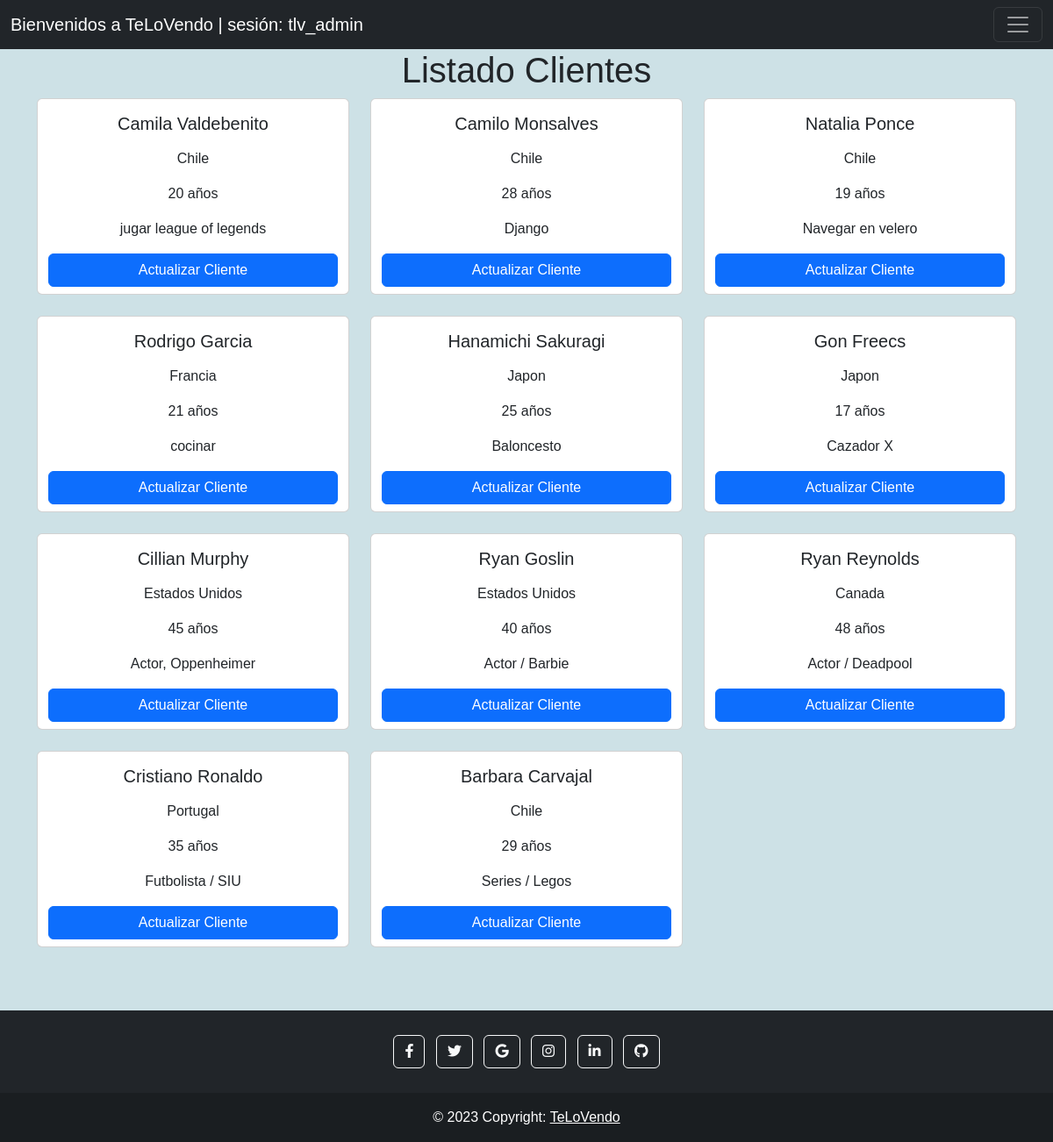
Page /landing/cliente/ (signed in) on the committed database.
### TLV_App/models.py (models this page shows, shortened)
class Usuario(models.Model):
    nombre = models.CharField(max_length=100)
    apellido = models.CharField(max_length=100)
    pais = models.CharField(max_length=50)
    edad = models.IntegerField()
    hobby = models.TextField()
    autor = models.ForeignKey(User, on_delete=models.CASCADE, null=True)

### TLV_App/views.py (the view)
# urls.py: path('cliente/', views.vista_2, name='cliente'),
def vista_2(request):
    contexto_clientes = {
        'clientes' : Usuario.objects.all(),
    }
    return render(request, 'cliente.html', contexto_clientes)

### TLV_App/templates/cliente.html (shortened to what this page needs)
{% extends 'base.html' %}
{% load static %}
{% block listado_clientes %}
<div class="container text-center">
    <h1 class="h1-listado">Listado Clientes</h1>
    <div class="row row-cols-1 row-cols-md-3 d-flex">
        {% for cliente in clientes %}
        <div class="col mb-4 d-flex">
            <div class="card flex-fill">
                <div class="card-body">
                    <h5 class="card-title">{{cliente.nombre}} {{cliente.apellido}}</h5>
                    <p class="card-text">{{cliente.pais}}</p>
                    <p class="card-text">{{cliente.edad}} años</p>
                    <p class="card-text">{{cliente.hobby}}</p>
                </div>
                <div class="container align-content-center">
                    <a class="btn btn-primary w-100 mb-2"
                        href="{% url 'cliente-update' pk=cliente.id%}">Actualizar
                        Cliente</a>
                </div>
            </div>
        </div>
        {% if forloop.counter|divisibleby:3 and not forloop.last %}
    </div><div class="row row-cols-1 row-cols-md-3 d-flex">
        {% endif %}
        {% endfor %}
    </div>
</div>
{% endblock %}
{% block footer %}
<footer id="footer-landing" class="bg-dark text-center text-white">
    <div class="container p-4 pb-0">
        <section class="mb-4">
            <a class="btn btn-outline-light btn-floating m-1"
                href="#!"
                role="button"><i class="fab fa-facebook-f"></i></a>
            <a class="btn btn-outline-light btn-floating m-1"
                href="#!"
                role="button"><i class="fab fa-twitter"></i></a>
            <a class="btn btn-outline-light btn-floating m-1"
                href="#!"
                role="button"><i class="fab fa-google"></i></a>
            <a class="btn btn-outline-light btn-floating m-1"
                href="#!"
                role="button"><i class="fab fa-instagram"></i></a>
            <a class="btn btn-outline-light btn-floating m-1"
                href="#!"
                role="button"><i class="fab fa-linkedin-in"></i></a>
            <a class="btn btn-outline-light btn-floating m-1"
                href="#!"
                role="button"><i class="fab fa-github"></i></a>
        </section>
    </div>
    <div class="text-center p-3"
        style="background-color: rgba(0, 0, 0, 0.2);">
        © 2023 Copyright:
        <a class="text-white" href="#">TeLoVendo</a>
    </div>
</footer>
{% endblock %}

### TLV_App/templates/base.html (shortened to what this page needs)
{% load static %}
<!DOCTYPE html>
<html lang="en">
    <head>
        <link
            href="https://cdn.jsdelivr.net/npm/bootstrap@5.3.0/dist/css/bootstrap.min.css"
            rel="stylesheet"
>
        <link rel="stylesheet"
            href="https://cdn.jsdelivr.net/npm/bootstrap-icons@1.10.5/font/bootstrap-icons.css">
        <link rel="stylesheet" href="https://cdnjs.cloudflare.com/ajax/libs/font-awesome/5.7.1/css/all.min.css" />
        <link rel="stylesheet" href="https://cdnjs.cloudflare.com/ajax/libs/font-awesome/6.4.0/css/all.min.css" />
        <link rel="stylesheet" type="text/css" href="{% static 'TLV_App/landing.css' %}">
    </head>
<body>
    <nav class="navbar navbar-dark bg-dark static-top">
        <div class="container-fluid">
            <a class="navbar-brand" href="{% url 'home' %}">Bienvenidos a TeLoVendo | sesión: {{user.username}}</a>
            <button class="navbar-toggler" type="button"
                data-bs-toggle="offcanvas"
                data-bs-target="#offcanvasDarkNavbar"
                aria-controls="offcanvasDarkNavbar"
                aria-label="Toggle navigation">
                <span class="navbar-toggler-icon"></span>
            </button>
        </div>
    </nav>
    {% block listado_clientes %} {% endblock %}
    {% block footer %} {% endblock %}
</body>
</html>

### TLV_App/static/TLV_App/landing.css (style rules this page uses)
body { background-color: rgb(205, 225, 230); font-family: 'Nunito', sans-serif; }
.card { transition: tranform 0.2s ease-in-out; transition: box-shadow 0.3s ease-in-out; box-shadow: 0 4px 8px rgba(0, 0, 0, 0); }

### rows in the picture
Usuario: nombre "Camila", apellido "Valdebenito", pais "Chile", edad "20", hobby "jugar league of legends"
Usuario: nombre "Camilo", apellido "Monsalves", pais "Chile", edad "28", hobby "Django"
Usuario: nombre "Natalia", apellido "Ponce", pais "Chile", edad "19", hobby "Navegar en velero"
Usuario: nombre "Rodrigo", apellido "Garcia", pais "Francia", edad "21", hobby "cocinar"
Usuario: nombre "Hanamichi", apellido "Sakuragi", pais "Japon", edad "25", hobby "Baloncesto"
Usuario: nombre "Gon", apellido "Freecs", pais "Japon", edad "17", hobby "Cazador X"
Usuario: nombre "Cillian", apellido "Murphy", pais "Estados Unidos", edad "45", hobby "Actor, Oppenheimer"
Usuario: nombre "Ryan", apellido "Goslin", pais "Estados Unidos", edad "40", hobby "Actor / Barbie"
Usuario: nombre "Ryan", apellido "Reynolds", pais "Canada", edad "48", hobby "Actor / Deadpool"
Usuario: nombre "Cristiano", apellido "Ronaldo", pais "Portugal", edad "35", hobby "Futbolista / SIU"
Usuario: nombre "Barbara", apellido "Carvajal", pais "Chile", edad "29", hobby "Series / Legos"

### other values in the picture
{{ user.username }} "tlv_admin"
